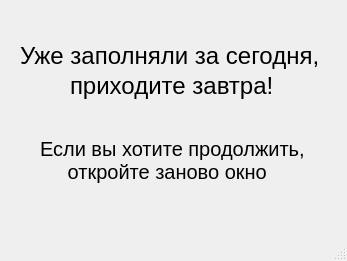
<?xml version="1.0" encoding="UTF-8"?>
<ui version="4.0">
 <class>MainWindow</class>
 <widget class="QMainWindow" name="MainWindow">
  <property name="geometry">
   <rect>
    <x>0</x>
    <y>0</y>
    <width>347</width>
    <height>261</height>
   </rect>
  </property>
  <property name="windowTitle">
   <string>Уже заполняли</string>
  </property>
  <widget class="QWidget" name="centralwidget">
   <widget class="QLabel" name="label">
    <property name="geometry">
     <rect>
      <x>20</x>
      <y>30</y>
      <width>311</width>
      <height>51</height>
     </rect>
    </property>
    <property name="font">
     <font>
      <pointsize>18</pointsize>
     </font>
    </property>
    <property name="text">
     <string>Уже заполняли за сегодня,</string>
    </property>
   </widget>
   <widget class="QLabel" name="label_3">
    <property name="geometry">
     <rect>
      <x>70</x>
      <y>70</y>
      <width>211</width>
      <height>31</height>
     </rect>
    </property>
    <property name="font">
     <font>
      <pointsize>18</pointsize>
     </font>
    </property>
    <property name="text">
     <string>приходите завтра!</string>
    </property>
   </widget>
   <widget class="QLabel" name="label_4">
    <property name="geometry">
     <rect>
      <x>40</x>
      <y>120</y>
      <width>271</width>
      <height>81</height>
     </rect>
    </property>
    <property name="font">
     <font>
      <pointsize>15</pointsize>
     </font>
    </property>
    <property name="text">
     <string>Если вы хотите продолжить,
     откройте заново окно</string>
    </property>
   </widget>
  </widget>
  <widget class="QMenuBar" name="menubar">
   <property name="geometry">
    <rect>
     <x>0</x>
     <y>0</y>
     <width>347</width>
     <height>21</height>
    </rect>
   </property>
  </widget>
  <widget class="QStatusBar" name="statusbar"/>
 </widget>
 <resources/>
 <connections/>
</ui>
